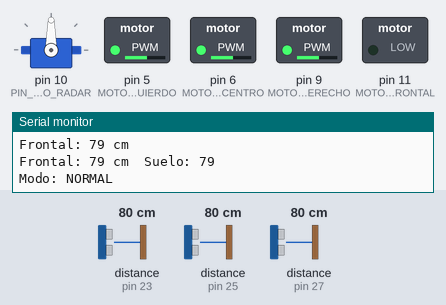
Simulated run of this sketch. Board: Arduino Mega 2560, built with avr-gcc and run on an emulated ATmega2560. On the bench: servo, switched loads named in the sketch (green lamp = pin HIGH), the last lines printed to the serial monitor. Wiring (inferred from the names in the program): 3 × ultrasonic range finder: trigger pin 22, echo pin 23 / trigger pin 24, echo pin 25 / trigger pin 26, echo pin 27. Inputs (shaded band) come from the test bench; at power-on: distance to the obstacle (sensors on pin 25, pin 27, pin 23) 80 cm. The echo pulse lasts 58.3 µs per cm; pins used as bus, display or sensor lines are not drawn.

Above: at 1.2 s.
1.3 s: distance to the obstacle (sensor on pin 25) set to 45 cm
4.3 s: distance to the obstacle (sensor on pin 25) set to 37 cm
At 4.5 s:
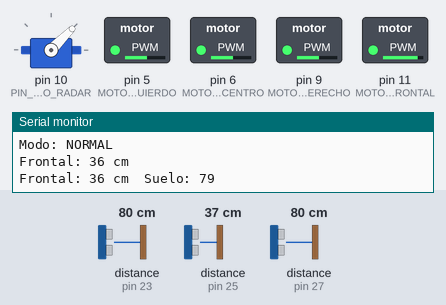
7.3 s: distance to the obstacle (sensor on pin 27) set to 86 cm
10.3 s: distance to the obstacle (sensor on pin 27) set to 96 cm
At 10.43 s:
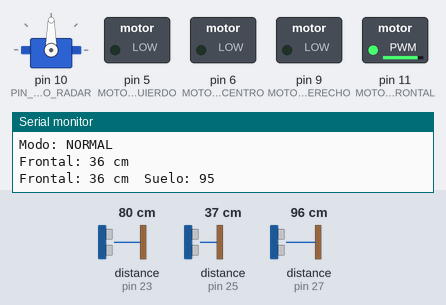
13.3 s: distance to the obstacle (sensor on pin 23) set to 2 cm
At 14.22 s:
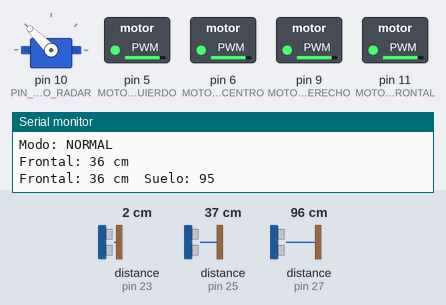
16.3 s: distance to the obstacle (sensor on pin 25) set to 120 cm
At 16.62 s:
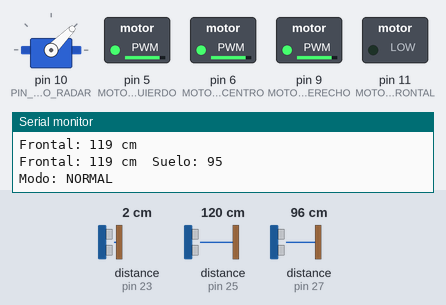
Timing chart, 0 to 20.3 s (numbered marks = the images above; inputs shaded):
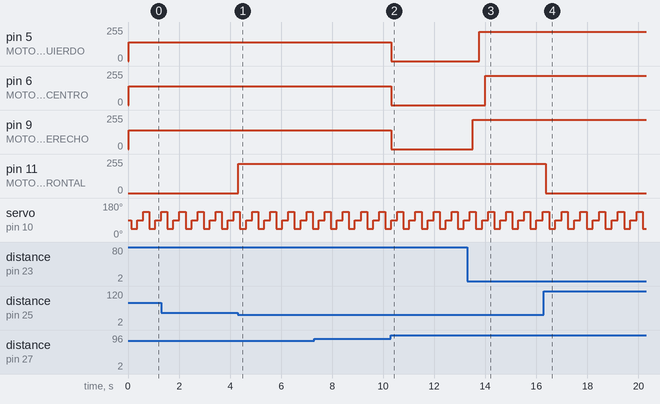

Measured:
- the behaviour switches between 41 and 40 cm on distance to the obstacle (sensor on pin 25) (found by bisection; images 0 and 1)
- the behaviour switches between 90 and 91 cm on distance to the obstacle (sensor on pin 27) (found by bisection; images 1 and 2)
- after the input at 4.3 s, pin 11 (MOTOR_FRONTAL): 0/255 → 220/255 at once
- after the input at 10.3 s, pin 5 (MOTOR_IZQUIERDO), pin 6 (MOTOR_CENTRO), pin 9 (MOTOR_DERECHO): 140/255 → 0/255 at once
- after the input at 13.3 s, pin 5 (MOTOR_IZQUIERDO): 0/255 → 220/255 after 0.46 s; pin 6 (MOTOR_CENTRO): 0/255 → 220/255 after 0.69 s; pin 9 (MOTOR_DERECHO): 0/255 → 220/255 after 0.22 s
- after the input at 16.3 s, pin 11 (MOTOR_FRONTAL): 220/255 → 0/255 after 0.08 s
- by itself, servo on pin 10 (PIN_SERVO_RADAR): repeats every 0.74 s: 90° 0.25 s, 135° 0.25 s, 45° 0.25 s

The sketch:

Centinela.ino
```cpp
 /*
======================================================

                CENTINELA V2

             ARCHIVO PRINCIPAL

              Centinela_V2.ino


  Control general del sistema


======================================================
*/


#include "Configuracion.h"

#include "Estado.h"

#include "Sensores.h"

#include "Radar.h"

#include "Decision.h"

#include "Salida.h"

#include "Comunicacion.h"


//=====================================================
// Estado global del sistema
//=====================================================

EstadoCentinela Estado;


void setup()
{


    // Comunicación

    Comunicacion::iniciar();


    // Sensores

    Sensores::iniciar();


    // Radar

    Radar::iniciar();


    // Decisiones

    Decision::iniciar();


    // Salidas

    Salida::iniciar();


    Serial.println(
        "Sistema listo"
    );


}


void loop()
{


    /*
    Orden de ejecución:

    1) Leer mundo exterior

    2) Actualizar estado

    3) Tomar decisiones

    4) Ejecutar acciones

    5) Comunicación

    */


    Sensores::actualizar();


    Radar::actualizar();


    Decision::actualizar();


    Salida::actualizar();


    Comunicacion::actualizar();


}
```

Comunicacion.cpp
```cpp
#ifndef COMUNICACION_CPP
#define COMUNICACION_CPP


#include "Comunicacion.h"

#include "Configuracion.h"
#include "Estado.h"


/*
======================================================

                CENTINELA V2

              COMUNICACION

  Archivo:
  Comunicacion.cpp


======================================================
*/


void Comunicacion::iniciar()
{

    Serial.begin(9600);


    Serial.println();

    Serial.println(
        "CENTINELA V2 INICIADO"
    );


}


void Comunicacion::actualizar()
{

    enviarEstado();


    recibirComando();


}


void Comunicacion::enviarEstado()
{

    if(!DEBUG_GENERAL)
    {
        return;
    }


    Serial.print("Modo: ");


    switch(
        Estado.sistema.modo
    )
    {


        case ModoSistema::NORMAL:

            Serial.println("NORMAL");

        break;


        case ModoSistema::PRUEBA:

            Serial.println("PRUEBA");

        break;


        case ModoSistema::DIAGNOSTICO:

            Serial.println("DIAGNOSTICO");

        break;


        case ModoSistema::CALIBRACION:

            Serial.println("CALIBRACION");

        break;


        case ModoSistema::SEGURO:

            Serial.println("SEGURO");

        break;


    }


    Serial.print(
        "Frontal: "
    );


    Serial.print(
        Estado.sensores.distanciaFrontal
    );


    Serial.println(
        " cm"
    );


}


void Comunicacion::recibirComando()
{


    if(
        Serial.available()
    )
    {

        char comando =
            Serial.read();


        /*

        Reservado para futuro:

        N -> modo normal
        D -> diagnostico
        C -> calibracion
        S -> seguro

        */


    }


}


#endif
```

Comunicacion.h
```cpp
#ifndef COMUNICACION_H
#define COMUNICACION_H


#include <Arduino.h>


/*
======================================================

                CENTINELA V2

              COMUNICACION

  Archivo:
  Comunicacion.h


  Funciones:

  - Monitor serie
  - Bluetooth (futuro)
  - DFPlayer (futuro)
  - Diagnostico
  - Configuracion externa


======================================================
*/


class Comunicacion
{

public:


    // Inicializar comunicaciones

    static void iniciar();


    // Actualizar comunicaciones

    static void actualizar();


private:


    static void enviarEstado();


    static void recibirComando();


};


#endif
```

Decision.cpp
```cpp
#ifndef DECISION_CPP
#define DECISION_CPP


#include "Decision.h"

#include "Configuracion.h"
#include "Estado.h"


/*
======================================================

                CENTINELA V2

                  DECISION

  Archivo:
  Decision.cpp


======================================================
*/


void Decision::iniciar()
{

    Estado.sistema.modo =
        ModoSistema::NORMAL;

}


void Decision::actualizar()
{

    gestionarModo();


    analizarRadar();


    analizarFrontal();


    analizarSuelo();


    analizarCaida();


}


void Decision::gestionarModo()
{


    if(
        Estado.sistema.errorSensor ||
        Estado.sistema.errorRadar
    )
    {

        Estado.sistema.modo =
            ModoSistema::SEGURO;

    }


}


void Decision::analizarRadar()
{

    if(
        Estado.sensores.distanciaIzquierda
        <
        DISTANCIA_CRITICA
    )
    {

        Estado.salida.motorIzquierdo =
            VIBRACION_FUERTE;

    }


    if(
        Estado.sensores.distanciaCentro
        <
        DISTANCIA_CRITICA
    )
    {

        Estado.salida.motorCentro =
            VIBRACION_FUERTE;

    }


    if(
        Estado.sensores.distanciaDerecha
        <
        DISTANCIA_CRITICA
    )
    {

        Estado.salida.motorDerecho =
            VIBRACION_FUERTE;

    }


}


void Decision::analizarFrontal()
{


    if(
        Estado.sensores.distanciaFrontal
        <
        DISTANCIA_CRITICA
    )
    {

        Estado.salida.motorFrontal =
            VIBRACION_FUERTE;

    }


}


void Decision::analizarSuelo()
{


    if(
        Estado.sensores.distanciaSuelo
        <
        DISTANCIA_PRECAUCION
    )
    {

        Estado.salida.motorIzquierdo =
            VIBRACION_MEDIA;


        Estado.salida.motorCentro =
            VIBRACION_MEDIA;


        Estado.salida.motorDerecho =
            VIBRACION_MEDIA;


    }


}


void Decision::analizarCaida()
{


    if(
        Estado.sensores.caidaDetectada
    )
    {

        Estado.sistema.modo =
            ModoSistema::SEGURO;


    }


}


#endif
```

Decision.h
```cpp
#ifndef DECISION_H
#define DECISION_H


#include <Arduino.h>


/*
======================================================

                CENTINELA V2

                  DECISION

  Archivo:
  Decision.h


  Funcion:

  Modulo encargado de interpretar
  el estado del sistema y decidir
  acciones.


======================================================
*/


class Decision
{

public:


    // Inicialización

    static void iniciar();


    // Analiza todos los sistemas

    static void actualizar();


private:


    // Análisis individual


    static void analizarRadar();


    static void analizarFrontal();


    static void analizarSuelo();


    static void analizarCaida();


    // Gestión de modos


    static void gestionarModo();


};


#endif
```

Estado.h
```cpp
#ifndef ESTADO_H
#define ESTADO_H


#include <Arduino.h>

#include "Configuracion.h"


/*
======================================================

                CENTINELA V2

                  ESTADO

  Archivo:
  Estado.h


  Funcion:

  Guarda el estado actual del sistema.

  Todos los módulos se comunican
  mediante esta estructura.

======================================================
*/


//=====================================================
// ESTADO DE SENSORES
//=====================================================

struct EstadoSensores
{

    // Radar
    uint16_t distanciaIzquierda = 0;

    uint16_t distanciaCentro = 0;

    uint16_t distanciaDerecha = 0;


    // Sensor frontal

    uint16_t distanciaFrontal = 0;


    // Sensor suelo

    uint16_t distanciaSuelo = 0;


    // MPU6050

    bool caidaDetectada = false;

};


//=====================================================
// ESTADO DEL RADAR
//=====================================================

struct EstadoRadar
{

    bool activo = false;


    uint8_t posicionActual = RADAR_CENTRO;


    bool lecturaValida = false;


};


//=====================================================
// ESTADO DE SALIDA
//=====================================================

struct EstadoSalida
{

    uint8_t motorIzquierdo = VIBRACION_APAGADA;


    uint8_t motorCentro = VIBRACION_APAGADA;


    uint8_t motorDerecho = VIBRACION_APAGADA;


    uint8_t motorFrontal = VIBRACION_APAGADA;


};


//=====================================================
// ESTADO DEL SISTEMA
//=====================================================

struct EstadoSistema
{

    ModoSistema modo = ModoSistema::NORMAL;


    bool sistemaSeguro = true;


    bool errorSensor = false;


    bool errorRadar = false;


};


//=====================================================
// ESTADO GLOBAL CENTINELA
//=====================================================

struct EstadoCentinela
{

    EstadoSensores sensores;


    EstadoRadar radar;


    EstadoSalida salida;


    EstadoSistema sistema;


};


// Variable global del sistema

extern EstadoCentinela Estado;


#endif
```

Radar.cpp
```cpp
#ifndef RADAR_CPP
#define RADAR_CPP


#include <Servo.h>


#include "Radar.h"
#include "Configuracion.h"
#include "Estado.h"
#include "Sensores.h"


/*
======================================================

                CENTINELA V2

                    RADAR

  Archivo:
  Radar.cpp


======================================================
*/


Servo servoRadar;


Radar::EstadoRadarInterno Radar::estadoActual =
Radar::EstadoRadarInterno::MOVER_IZQUIERDA;


unsigned long Radar::tiempoAnterior = 0;


void Radar::iniciar()
{

    servoRadar.attach(
        PIN_SERVO_RADAR
    );


    servoRadar.write(
        RADAR_CENTRO
    );


    Estado.radar.activo = true;


}


void Radar::actualizar()
{

    unsigned long ahora = millis();


    if(
        ahora - tiempoAnterior
        <
        TIEMPO_LECTURA_RADAR
    )
    {
        return;
    }


    tiempoAnterior = ahora;


    switch(estadoActual)
    {


        case EstadoRadarInterno::MOVER_IZQUIERDA:


            moverServo(
                RADAR_IZQUIERDA
            );


            Estado.radar.posicionActual =
                RADAR_IZQUIERDA;


            estadoActual =
                EstadoRadarInterno::LEER_IZQUIERDA;


        break;


        case EstadoRadarInterno::LEER_IZQUIERDA:


            Estado.sensores.distanciaIzquierda =
                Sensores::leerDistancia(
                    TRIG_RADAR,
                    ECHO_RADAR
                );


            estadoActual =
                EstadoRadarInterno::MOVER_CENTRO;


        break;


        case EstadoRadarInterno::MOVER_CENTRO:


            moverServo(
                RADAR_CENTRO
            );


            Estado.radar.posicionActual =
                RADAR_CENTRO;


            estadoActual =
                EstadoRadarInterno::LEER_CENTRO;


        break;


        case EstadoRadarInterno::LEER_CENTRO:


            Estado.sensores.distanciaCentro =
                Sensores::leerDistancia(
                    TRIG_RADAR,
                    ECHO_RADAR
                );


            estadoActual =
                EstadoRadarInterno::MOVER_DERECHA;


        break;


        case EstadoRadarInterno::MOVER_DERECHA:


            moverServo(
                RADAR_DERECHA
            );


            Estado.radar.posicionActual =
                RADAR_DERECHA;


            estadoActual =
                EstadoRadarInterno::LEER_DERECHA;


        break;


        case EstadoRadarInterno::LEER_DERECHA:


            Estado.sensores.distanciaDerecha =
                Sensores::leerDistancia(
                    TRIG_RADAR,
                    ECHO_RADAR
                );


            Estado.radar.lecturaValida = true;


            estadoActual =
                EstadoRadarInterno::MOVER_IZQUIERDA;


        break;


    }


}


void Radar::moverServo(
    uint8_t posicion
)
{

    servoRadar.write(
        posicion
    );


}


#endif
```

Radar.h
```cpp
#ifndef RADAR_H
#define RADAR_H


#include <Arduino.h>


/*
======================================================

                CENTINELA V2

                    RADAR

  Archivo:
  Radar.h


  Funcion:

  Control del servo radar y barrido
  de deteccion de obstaculos.


======================================================
*/


class Radar
{

public:


    static void iniciar();


    static void actualizar();


private:


    enum class EstadoRadarInterno
    {

        MOVER_IZQUIERDA,

        LEER_IZQUIERDA,

        MOVER_CENTRO,

        LEER_CENTRO,

        MOVER_DERECHA,

        LEER_DERECHA

    };


    static EstadoRadarInterno estadoActual;


    static unsigned long tiempoAnterior;


    static void moverServo(
        uint8_t posicion
    );


};


#endif
```

Salida.cpp
```cpp
#ifndef SALIDA_CPP
#define SALIDA_CPP


#include "Salida.h"

#include "Configuracion.h"
#include "Estado.h"


/*
======================================================

                CENTINELA V2

                   SALIDA

  Archivo:
  Salida.cpp


======================================================
*/


void Salida::iniciar()
{

    pinMode(
        MOTOR_IZQUIERDO,
        OUTPUT
    );


    pinMode(
        MOTOR_CENTRO,
        OUTPUT
    );


    pinMode(
        MOTOR_DERECHO,
        OUTPUT
    );


    pinMode(
        MOTOR_FRONTAL,
        OUTPUT
    );


    analogWrite(
        MOTOR_IZQUIERDO,
        0
    );


    analogWrite(
        MOTOR_CENTRO,
        0
    );


    analogWrite(
        MOTOR_DERECHO,
        0
    );


    analogWrite(
        MOTOR_FRONTAL,
        0
    );

}


void Salida::actualizar()
{


    controlarMotor(
        MOTOR_IZQUIERDO,
        Estado.salida.motorIzquierdo
    );


    controlarMotor(
        MOTOR_CENTRO,
        Estado.salida.motorCentro
    );


    controlarMotor(
        MOTOR_DERECHO,
        Estado.salida.motorDerecho
    );


    controlarMotor(
        MOTOR_FRONTAL,
        Estado.salida.motorFrontal
    );


    // Limpieza de órdenes después de ejecutar

    Estado.salida.motorIzquierdo =
        VIBRACION_APAGADA;


    Estado.salida.motorCentro =
        VIBRACION_APAGADA;


    Estado.salida.motorDerecho =
        VIBRACION_APAGADA;


    Estado.salida.motorFrontal =
        VIBRACION_APAGADA;


}


void Salida::controlarMotor(
    uint8_t pin,
    uint8_t intensidad
)
{

    analogWrite(
        pin,
        intensidad
    );

}


#endif
```

Salida.h
```cpp
#ifndef SALIDA_H
#define SALIDA_H


#include <Arduino.h>


/*
======================================================

                CENTINELA V2

                   SALIDA

  Archivo:
  Salida.h


  Funcion:

  Controla los actuadores físicos:

  - Motores vibradores
  - Audio (futuro)
  - Avisos


======================================================
*/


class Salida
{

public:


    // Inicializa salidas físicas

    static void iniciar();


    // Actualiza actuadores

    static void actualizar();


private:


    static void controlarMotor(
        uint8_t pin,
        uint8_t intensidad
    );


};


#endif
```

Sensores.cpp
```cpp
#ifndef SENSORES_CPP
#define SENSORES_CPP


#include "Sensores.h"
#include "Configuracion.h"
#include "Estado.h"


/*
======================================================

                CENTINELA V2

                  SENSORES

  Archivo:
  Sensores.cpp


======================================================
*/


void Sensores::iniciar()
{

    pinMode(TRIG_RADAR, OUTPUT);
    pinMode(ECHO_RADAR, INPUT);


    pinMode(TRIG_FRONTAL, OUTPUT);
    pinMode(ECHO_FRONTAL, INPUT);


    pinMode(TRIG_SUELO, OUTPUT);
    pinMode(ECHO_SUELO, INPUT);


    digitalWrite(TRIG_RADAR, LOW);
    digitalWrite(TRIG_FRONTAL, LOW);
    digitalWrite(TRIG_SUELO, LOW);


}


void Sensores::actualizar()
{

    // Sensor frontal
    Estado.sensores.distanciaFrontal =
        filtrarLectura(
            TRIG_FRONTAL,
            ECHO_FRONTAL
        );


    // Sensor suelo
    Estado.sensores.distanciaSuelo =
        filtrarLectura(
            TRIG_SUELO,
            ECHO_SUELO
        );


    // Radar será controlado por Radar.cpp
    // solamente dejamos preparada la lectura


    if(DEBUG_SENSORES)
    {

        Serial.print("Frontal: ");

        Serial.print(
            Estado.sensores.distanciaFrontal
        );


        Serial.print(" cm  Suelo: ");


        Serial.println(
            Estado.sensores.distanciaSuelo
        );

    }

}


uint16_t Sensores::leerDistancia(
    uint8_t trig,
    uint8_t echo
)
{


    digitalWrite(trig, LOW);

    delayMicroseconds(2);


    digitalWrite(trig, HIGH);

    delayMicroseconds(10);


    digitalWrite(trig, LOW);


    unsigned long tiempo = pulseIn(
        echo,
        HIGH,
        30000
    );


    if(tiempo == 0)
    {
        return DISTANCIA_MAXIMA;
    }


    uint16_t distancia =
        tiempo * 0.0343 / 2;


    return distancia;

}


uint16_t Sensores::filtrarLectura(
    uint8_t trig,
    uint8_t echo
)
{

    uint32_t suma = 0;


    for(uint8_t i = 0; i < 3; i++)
    {

        suma += leerDistancia(
            trig,
            echo
        );

    }


    return suma / 3;

}


#endif
```

Sensores.h
```cpp
#ifndef SENSORES_H
#define SENSORES_H


#include <Arduino.h>


/*
======================================================

                CENTINELA V2

                  SENSORES

  Archivo:
  Sensores.h


  Funcion:

  Interfaz del modulo encargado de leer:

  - Sensor frontal
  - Sensor suelo
  - Ultrasonico radar
  - MPU6050 (futuro)
  - Bateria (futuro)


======================================================
*/


class Sensores
{

public:


    // Inicialización de sensores

    static void iniciar();


    // Actualización periódica

    static void actualizar();


    // Lecturas individuales

    static uint16_t leerDistancia(
        uint8_t trig,
        uint8_t echo
    );


private:


    // Promedio de lecturas ultrasónicas

    static uint16_t filtrarLectura(
        uint8_t trig,
        uint8_t echo
    );


};


#endif
```

Source omitted: Configuracion.h (3441 bytes)
